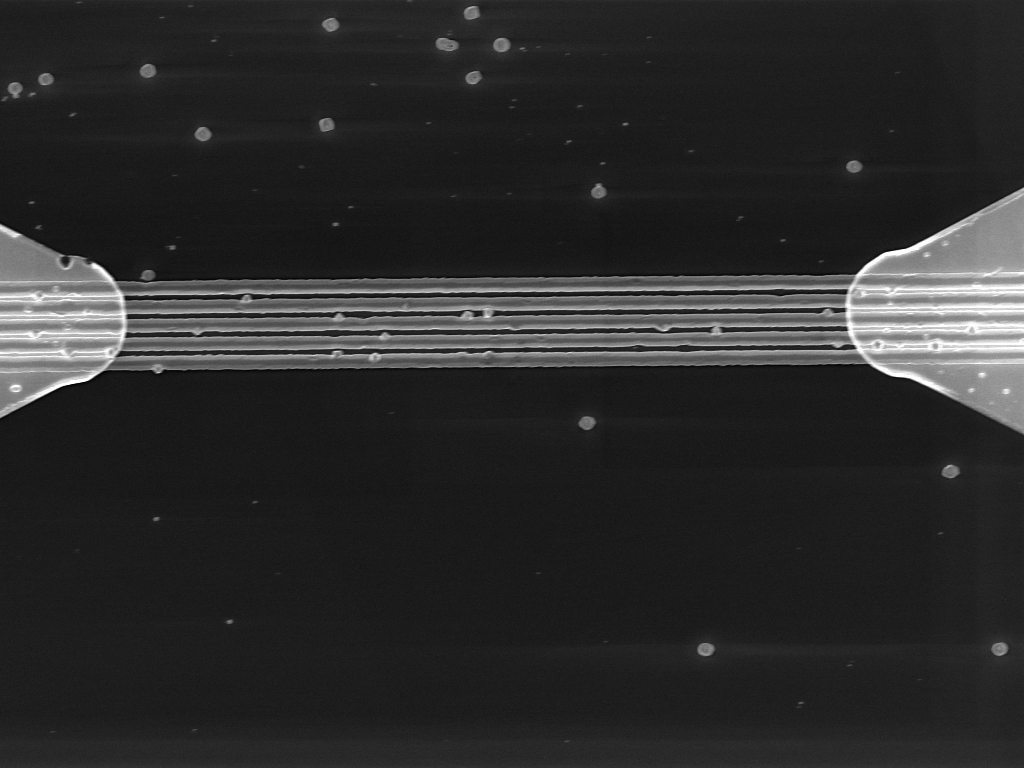
#> input picture postprocess/Ge/Ge_Imean_vs_IVcurve/HL_Vb0.tif, 1024 x 768 px; its folder holds only this picture in this run
$ python graphic_comparison.py
#> lines starting #> are read from the running program, lines starting #| are printed output that depends on the picture
import os
import glob
import re
import numpy as np
import matplotlib.pyplot as plt
from PIL import Image
import xml.etree.ElementTree as ET

# ==========================================
# 0. PLOT SETTINGS (LATEX STYLE & SIZES)
# ==========================================
plt.rcParams.update({
    'font.family': 'serif',
    'mathtext.fontset': 'cm',
    'axes.labelsize': 24,
    'xtick.labelsize': 18,
    'ytick.labelsize': 18,
    'legend.fontsize': 16
})

# ==========================================
# 1. METADATA EXTRACTION
# ==========================================
def extract_xmp_metadata(file_path):
    try:
        with open(file_path, "rb") as f:
            content = f.read()
        pattern = re.compile(rb'<\?xpacket begin=.*?\?>.*?<\?xpacket end=.*?\?>', re.DOTALL)
        match = pattern.search(content)
        if match:
            return match.group(0).decode("utf-8", errors="ignore").strip()
    except Exception as e:
        print(f"Error extracting XMP: {e}")
    return None

class Metadata:
    def __init__(self, xml_content):
        self.xml_content = xml_content
        self.data = self._parse_metadata()

    def _parse_metadata(self):
        ns = {
            'rdf': 'http://www.w3.org/1999/02/22-rdf-syntax-ns#',
            'image': 'http://ns.pointelectronic.com/Image/1.0/',
            'efa': 'http://ns.pointelectronic.com/EFA/1.0/',
        }
        try:
            root = ET.fromstring(self.xml_content)
            desc = root.find('.//rdf:Description', ns)
        except ET.ParseError:
            return {}

        if desc is None:
            return {}

        def get_nested_value(tag, default=0.0):
            elem = desc.find(tag, ns)
            if elem is not None:
                val = elem.find('rdf:value', ns)
                if val is not None and val.text:
                    try: return float(val.text.strip())
                    except: pass
                if elem.text:
                    try: return float(elem.text.strip())
                    except: pass
            return float(default)

        data = {
            'PixelSizeX': float(desc.findtext('image:PixelSizeX', '1e-6', namespaces=ns)),
            'Contrast': get_nested_value('efa:Contrast', 1.0),
            'EffectiveAmpGain': get_nested_value('efa:EffectiveAmpGain', 1e6),
            'OutputOffset': get_nested_value('efa:OutputOffset', 0.0),
            'InputOffset': get_nested_value('efa:InputOffset', 0.0),
            'InverseEnabled': bool(int(desc.findtext('efa:InverseEnabled', '0', namespaces=ns))),
            'BiasEnabled': bool(int(desc.findtext('efa:BiasEnabled', '0', namespaces=ns))),
            'BiasVoltage': get_nested_value('efa:Bias', 0.0)
        }
        return data

# ==========================================
# 2. CURRENT CONVERSION
# ==========================================
def compute_current_nA(pixel_matrix, m_data):
    C = m_data.get('Contrast', 1.0)
    G = m_data.get('EffectiveAmpGain', 1e6)
    O = m_data.get('OutputOffset', 0.0)
    I = m_data.get('InputOffset', 0.0)
    inv = m_data.get('InverseEnabled', False)

    scale = 1.0
    offset = -0.5

    if pixel_matrix.dtype.kind in 'ui':
        bit_depth_max = float(np.iinfo(pixel_matrix.dtype).max)
    else:
        bit_depth_max = 65535.0

    pixels_float = pixel_matrix.astype(np.float64)
    voltage = (pixels_float / bit_depth_max) * scale + offset

    if inv:
        current = (((voltage - O) / C) + I) / G * -1e9
    else:
        current = (((voltage - O) / C) - I) / G * 1e9

    return current

# ==========================================
# 3. READ MAPS (TIFF)
# ==========================================
image_folder = '.'
search_pattern = os.path.join(image_folder, 'HL_Vb*.tif')
files = glob.glob(search_pattern)

vbias_maps = []
imean_maps = []

print(f"Scanning maps in: {os.path.abspath(image_folder)}")

for file_path in files:
    filename = os.path.basename(file_path)
    # Extract bias (e.g., HL_Vb0d01 -> 0.01)
    match = re.search(r'HL_Vb(\d+(?:d\d+)?)', filename)

    if match:
        bias_str = match.group(1).replace('d', '.')
        vbias = float(bias_str)

        try:
            xml_str = extract_xmp_metadata(file_path)
            if not xml_str:
                continue

            m_data = Metadata(xml_str).data

            img = Image.open(file_path)
#> img is the input picture: PIL image 1024x768 I;16; min 3626, max 65535, mean 14271.5
            # Try to read the secondary frame (where EBIC signal usually is), otherwise read frame 0
            try:
                img.seek(1)
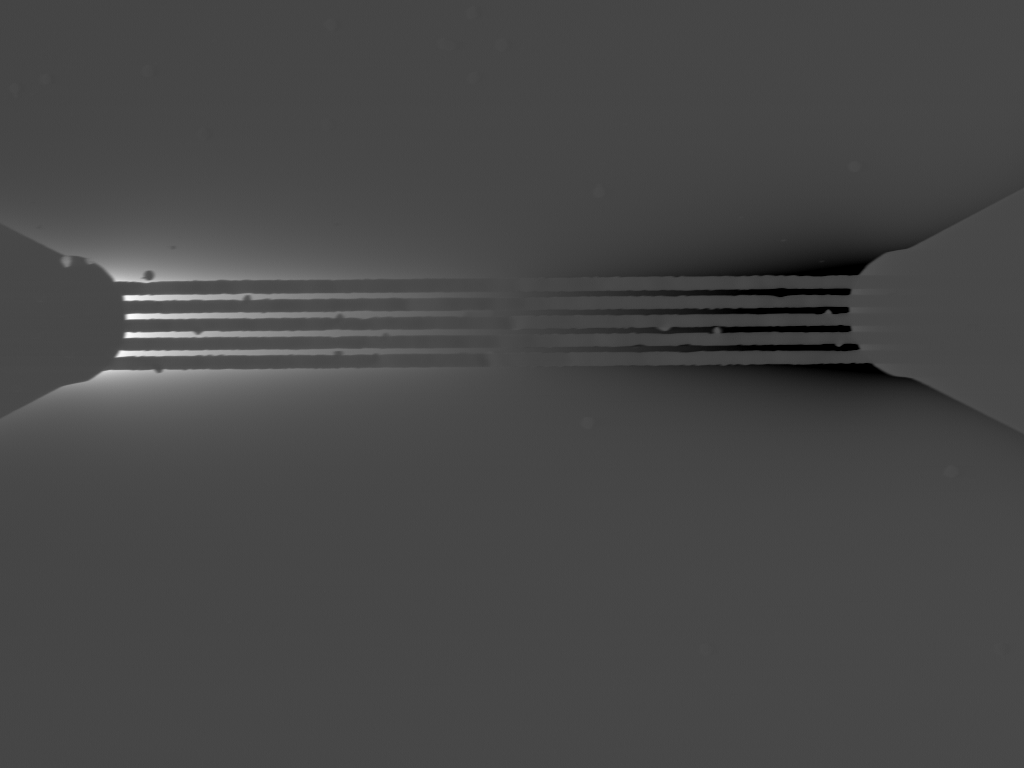
#> img: PIL image 1024x768 I;16; min 127, max 40588, mean 11476.5; drawn with min black and max white
            except EOFError:
                img.seek(0)

            raw_ebic_img = np.array(img)
            current_map_nA = compute_current_nA(raw_ebic_img, m_data)

            # Extract mean current from the map
            i_mean_nA = np.mean(current_map_nA)
#> i_mean_nA = -44.22

            vbias_maps.append(vbias)
            imean_maps.append(i_mean_nA)
            print(f"Processed: {filename} | Vbias: {vbias} V | Mean Current: {i_mean_nA:.2f} nA")
#| Processed: HL_Vb0.tif | Vbias: 0.0 V | Mean Current: -44.22 nA

        except Exception as e:
            print(f"[{filename}] Error: {e}")

# ==========================================
# 4. READ IV CURVE (CSV)
# ==========================================
csv_file = "IV_curve.csv"
v_csv = []
i_csv = []

if os.path.exists(csv_file):
    print(f"\nReading CSV file: {csv_file}")
    with open(csv_file, 'r') as f:
        lines = f.readlines()

    data_started = False
    for line in lines:
        if "I Terminal 1,V Terminal 1" in line:
            data_started = True
            continue
        if data_started:
            parts = line.strip().split(',')
            if len(parts) >= 2:
                try:
                    # CSV: I is in column 0, V is in column 1
                    v_val = float(parts[1])

                    # Filter for only positive voltages
                    if v_val >= 0 and v_val <= 0.045:
                        i_val = float(parts[0]) * 1e9 # Convert A to nA to match scales
                        i_csv.append(i_val)
                        v_csv.append(v_val)
                except ValueError:
                    pass
else:
    print("\nWarning: IV_curve.csv not found")

# ==========================================
# 5. PLOTTING
# ==========================================
plt.figure(figsize=(10, 7))

# CSV Curve
if v_csv and i_csv:
    plt.plot(v_csv, i_csv, linestyle='-', linewidth=2.5, color='royalblue',
             label='I(V) with Kethley', zorder=1)

# Mean points from TIFF maps
if vbias_maps:
    vbias_sorted, imean_sorted = zip(*sorted(zip(vbias_maps, imean_maps)))
#> vbias_sorted = (0,); imean_sorted = (-44.22,)
    plt.scatter(vbias_sorted, imean_sorted, marker='o', s=120, color='crimson',
                edgecolor='black', label='Mean($I_{EBIC}(x,y)$)', zorder=2)

plt.xlabel(r'$V_{bias} \ (\mathrm{V})$')
plt.ylabel(r'$I_{mean} \ (\mathrm{nA})$')

# Operational parameters box
#params_text = (
#    r"$\mathbf{Acquisition \ Parameters}$" + "\n"
#    r"$V_{acc} = \mathrm{XX \ kV}$" + "\n"
#    r"$I_{beam} = \mathrm{XX \ pA}$" + "\n"
#    r"$\mathrm{Dwell \ Time} = \mathrm{XX \ \mu s}$" + "\n"
#    r"$\mathrm{Magnification} = \mathrm{XX \ kX}$"
#)

#plt.text(0.03, 0.96, params_text, transform=plt.gca().transAxes,
#         fontsize=14, verticalalignment='top',
#         bbox=dict(boxstyle='square,pad=0.6', facecolor='white', alpha=0.9, edgecolor='black'))

plt.legend(loc='lower right', framealpha=0.9)
plt.grid(True, linestyle='--', alpha=0.4)
plt.tight_layout()

plt.show()
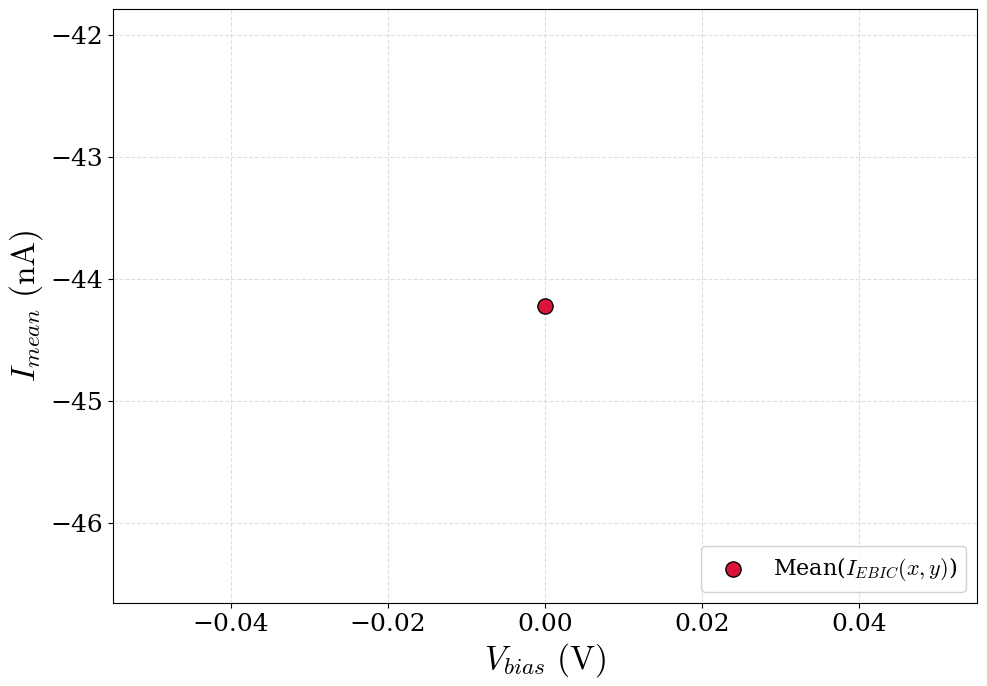
#> figure drawn by matplotlib, 1 panel
